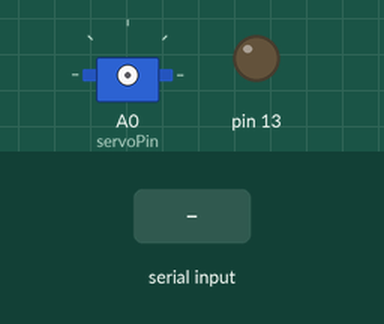
Bench run of a sketch on a simulated Arduino Uno, built with avr-gcc and run on an emulated ATmega328P. Parts: servo, output pins drawn as LEDs (lit = HIGH). Wiring (inferred from the names in the program): servo: signal A0. Inputs (shaded band) come from the test bench. Servo pulses on a pin are drawn as a servo (544–2400 µs = 0–180°); pins used as bus, display or sensor lines are not drawn.

Above: at 1.2 s.
1.3 s: byte 30 received over Serial
At 1.9 s:
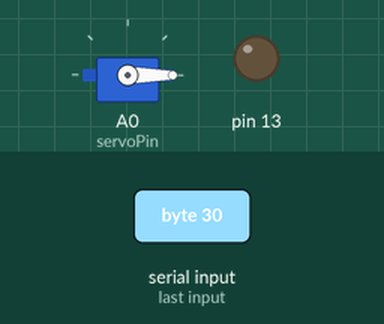
2.9 s: byte 90 received over Serial
At 4.2 s:
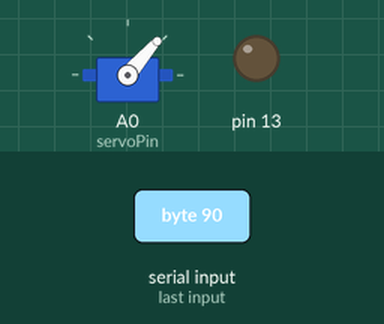
4.5 s: byte 120 received over Serial
At 5.6 s:
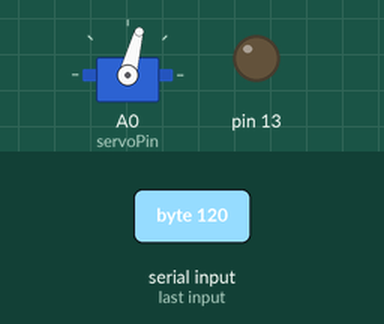
6.1 s: byte 30 received over Serial
At 6.8 s:
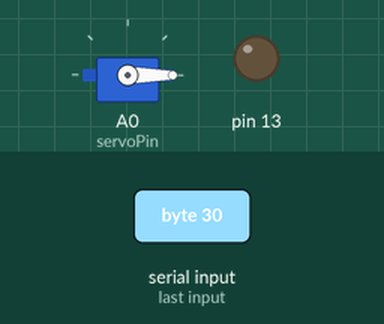
Timing chart, 0 to 8.7 s (numbered marks = the images above; inputs shaded):
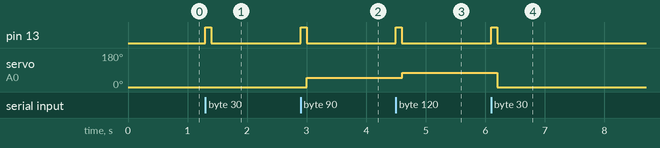

The sketch:

Servo_Wireless_Control_001.ino
```cpp
int potPin = A1;
int servoPin = A0;

boolean ledStatus;

void setup()
{
  Serial.begin(9600);
  pinMode(potPin, INPUT);
  pinMode(servoPin, OUTPUT);

  pinMode(13, OUTPUT);
  digitalWrite(13, LOW);
}

void loop()
{
  int potVal;
  int n;

//  potVal = analogRead(potPin);

  do {
    potVal = Serial.read();
  } while (potVal < 0);

  digitalWrite(13, HIGH);
  delay(100);
  digitalWrite(13, LOW);

  n = map(potVal, 0, 255, -180, 180);

  servoAngle(n);
}

void servoAngle(int angle)
{
  int pulseWidth;

  pulseWidth = map(angle, -180, 180, 220, 2560);
  digitalWrite(servoPin, HIGH);
  delayMicroseconds(pulseWidth);

  digitalWrite(servoPin, LOW);
  delayMicroseconds(10000 - pulseWidth);

//  Serial.print("pulseWidth = ");
//  Serial.print(pulseWidth);
//  Serial.println("    ");
//
  delay(5);
}
```

Measured:
- after the input at 1.3 s, pin 13: LOW → HIGH at once, → LOW 0.10 s later
- after the input at 2.9 s, pin 13: LOW → HIGH at once, → LOW 0.10 s later; servo on A0 (servoPin): 0° → 49° after 0.10 s
- after the input at 4.5 s, pin 13: LOW → HIGH at once, → LOW 0.10 s later; servo on A0 (servoPin): 49° → 75° after 0.10 s
- after the input at 6.1 s, pin 13: LOW → HIGH at once, → LOW 0.10 s later; servo on A0 (servoPin): 75° → 0° after 0.10 s
